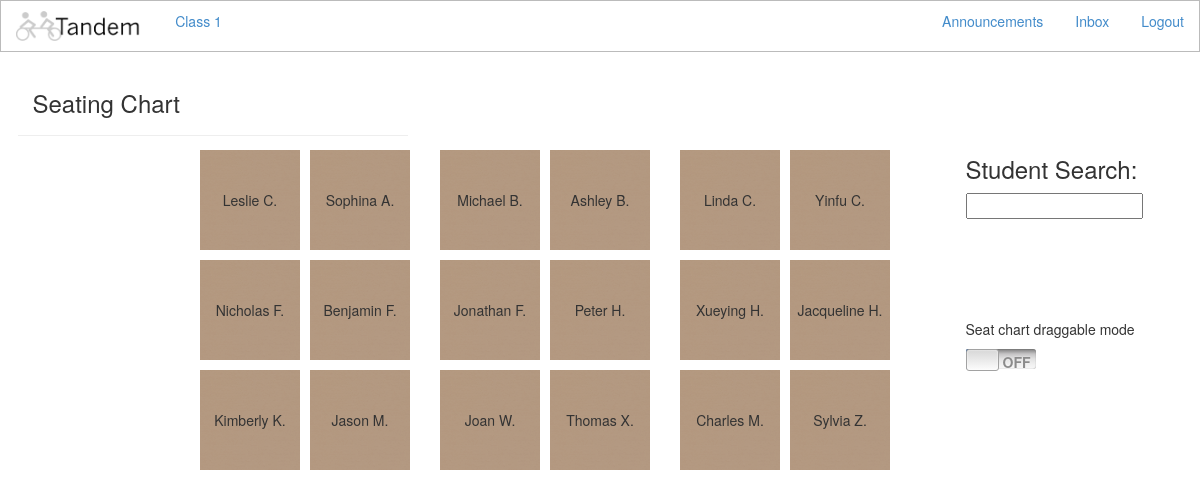
The app's page / (signed in) with its own data.
### student/models.py (models this page shows)
class Student(models.Model):
	firstName = models.CharField(max_length=15)
	lastName = models.CharField(max_length=25)
	preferredName = models.CharField(max_length=15)
	parent1 = models.CharField(max_length=40)
	parent2 = models.CharField(max_length=40)
	birthdate = models.DateTimeField('Date of Birth')
	parent_email=models.CharField(max_length=25)
	parent_phone=models.CharField(max_length=25)

### accounts/views.py (the view)
# urls.py: url(r'^$', 'accounts.views.homepage'),
def homepage(request):
	if request.user.is_authenticated():
		students = Student.objects.all()
		namePairs = students.values_list('firstName', 'lastName')
		student_names = [str(stud[0]) + ' ' + str(stud[1]) for stud in namePairs]
		num_students = len(students)
		student_ids = [stud.id for stud in students]
		variables = {'students' : students, 'student_names' : student_names, 'num_students': num_students, 'student_ids': student_ids}
		return render_to_response('home.html', RequestContext(request, variables))
	return HttpResponseRedirect('/login/')

### templates/home.html (shortened to what this page needs)
<!DOCTYPE html>
<html lang="en">
	<head>
		{% include 'nav_bar.html' %}
		<link rel="stylesheet" type="text/css" href="/static/css/common.css">
		<link rel="stylesheet" type="text/css" href="/static/css/home.css">
		<link rel="stylesheet" type="text/css" href="/static/css/nav_bar.css">
		<link rel="stylesheet" href="/static/bootstrap/css/bootstrap.min.css">
		<link type="text/css" href="/static/css/ui-lightness/jquery-ui-1.10.4.custom.css" rel="stylesheet" />
		<link type="text/css" href="/static/css/ui.switchbutton.min.css" rel="stylesheet" />
	</head>
	<body>
	<div class="container">
		<div id='header-bar' class='row'>
			<div id='page-header' class="page-header col-md-4"><h3>Seating Chart</h3></div>
		</div>
		<div id="seat-container">
			{% for student in students %}
				<div class="desk student" id="student{{student.id}}" firstName="{{student.firstName}}" lastName="{{student.lastName}}" parentOne="{{student.parent1}}" parentTwo="{{student.parent2}}">
					<img class="box" src="/static/image/desk.jpg">
					<div class="names">{{ student.firstName }} {{ student.lastName.0 }}.</div>
				</div>
			{% endfor %}
		</div>
		<div id="list-container">
			<h3 id="search-label">Student Search:</h3>
			<form>
				<input id="tags"/>
			</form>
			<div style="margin-top:100px;">
				<div style="margin-bottom:10px;" >Seat chart draggable mode</br></div>
			</div>
		</div>
	</div>
	</body>
</html>

### static/css/common.css (style rules this page uses)
body { font-family: "Avant Garde", Avantgarde, sans-serif; }
#header-bar { margin-top: 30px; }

### static/css/nav_bar.css (style rules this page uses)
html, body { margin-left: 5px; }

### static/css/home.css (style rules this page uses)
#seat-container { width: 800px; height: 80%; display: block; margin-left: auto; margin-right: auto; }
#list-container { float: right; margin-right: 30px; }
#search-label { margin-top: 0px; }
.desk { width:100px; height:100px; text-align:center; }
div.ui-state-disabled.ui-draggable-disabled { opacity: 1; }
.box { width:100%; height:100%; opacity: 0.6; }
.names { position:relative; top: -60px; }

### records on screen
Student: firstName "Leslie", lastName.0 "C"
Student: firstName "Sophina", lastName.0 "A"
Student: firstName "Michael", lastName.0 "B"
Student: firstName "Ashley", lastName.0 "B"
Student: firstName "Linda", lastName.0 "C"
Student: firstName "Yinfu", lastName.0 "C"
Student: firstName "Nicholas", lastName.0 "F"
Student: firstName "Benjamin", lastName.0 "F"
Student: firstName "Jonathan", lastName.0 "F"
Student: firstName "Peter", lastName.0 "H"
Student: firstName "Xueying", lastName.0 "H"
Student: firstName "Jacqueline", lastName.0 "H"
Student: firstName "Kimberly", lastName.0 "K"
Student: firstName "Jason", lastName.0 "M"
Student: firstName "Joan", lastName.0 "W"
Student: firstName "Thomas", lastName.0 "X"
Student: firstName "Charles", lastName.0 "M"
Student: firstName "Sylvia", lastName.0 "Z"
